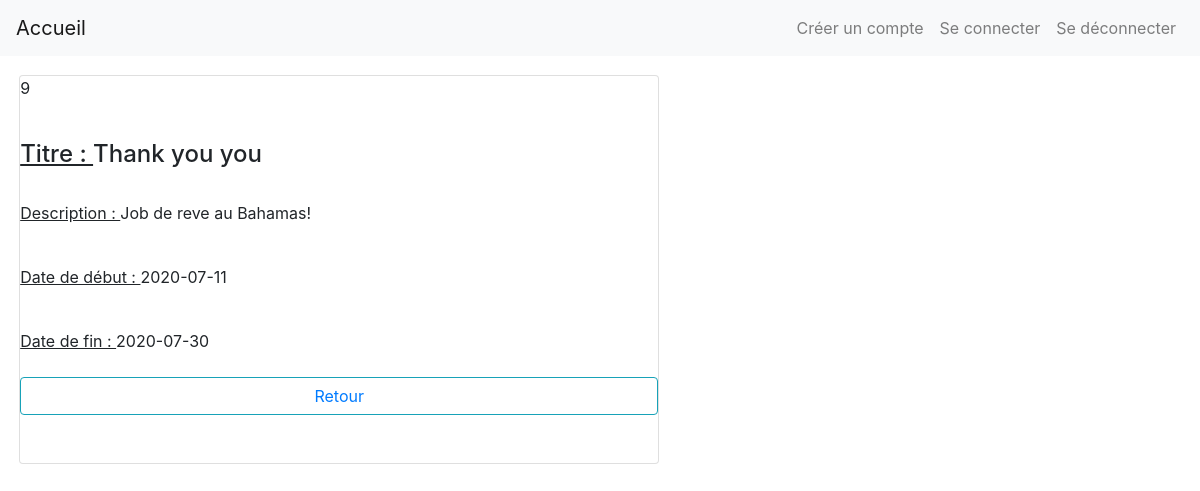
The app's page /cvamelie/detailExperience.php?id=9 with its own data.
### tables this page shows
CREATE TABLE IF NOT EXISTS `experience` (
  `id` int(11) NOT NULL AUTO_INCREMENT,
  `titre` varchar(250) NOT NULL,
  `description` text NOT NULL,
  `date_debut` date NOT NULL,
  `date_fin` date DEFAULT NULL,
  PRIMARY KEY (`id`),
  UNIQUE KEY `experience_id_uindex` (`id`)
);

### cvamelie/detailExperience.php (the view, shortened to what this page needs)
<?php require_once ('includes.php');?>
 <!DOCTYPE html>
 <html lang="en">
 <head>
     <link rel="stylesheet" href="styles.css">
     <link rel="stylesheet" href="https://stackpath.bootstrapcdn.com/bootstrap/4.5.0/css/bootstrap.min.css">
 </head>
 <body>
<?php
$res = $pdo->prepare('SELECT * FROM experience WHERE id = :id');
$res->execute(['id'=> $_GET['id']]);
$fetchRes = $res->fetch();
?>
<div class="card" style="width: 40rem ">
 <p><?php echo($fetchRes['id']) ?></p><br>
 <h4><u>Titre : </u> <?php echo($fetchRes['titre']) ?></h4><br>
 <p><u>Description : </u> <?php echo($fetchRes['description']) ?></p><br>
 <p><u>Date de début : </u> <?php echo($fetchRes['date_debut']) ?></p><br>
 <div><u>Date de fin  : </u> <?php echo($fetchRes['date_fin']) ?></div><br>
 <button class="btn btn-outline-info"><a title="retour" href="homepage.php">Retour</a></button><br><br>
 </div>
</body>
</html>

### cvamelie/styles.css (style rules this page uses)
.card { margin: 1.2rem; }

### records on screen
experience: id "9", titre "Thank you you", description "Job de reve au Bahamas!", date_debut "2020-07-11", date_fin "2020-07-30"
